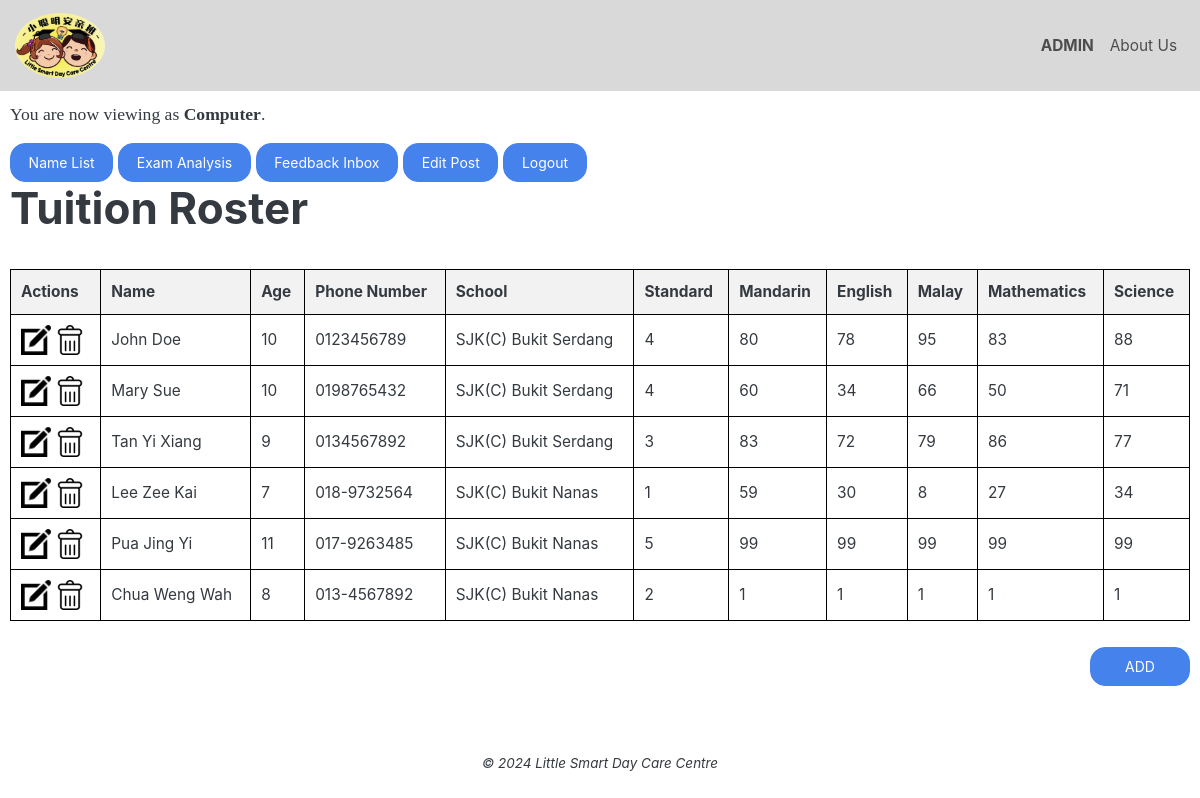
Before: /roster.php with the older database file.
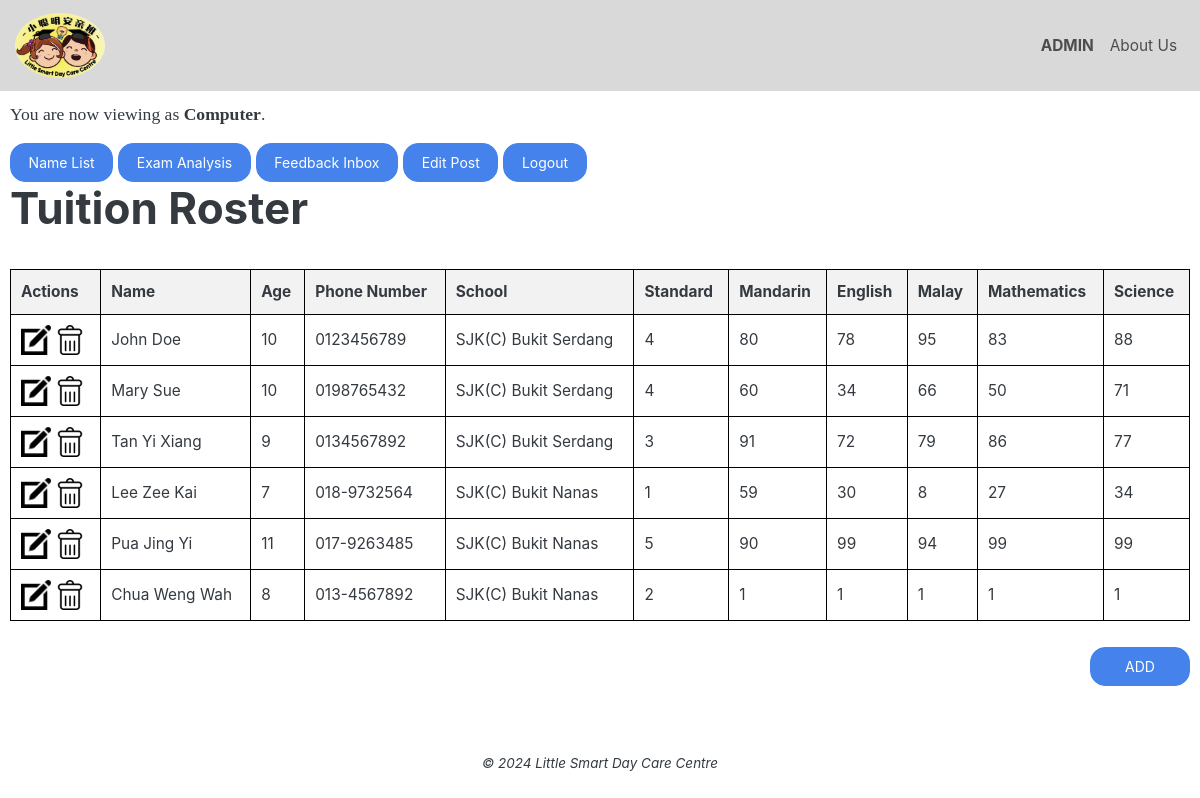
After: the same page with the newer database file.
### tables this page shows
CREATE TABLE `students` (
  `student_id` int(128) NOT NULL,
  `student_name` varchar(255) NOT NULL,
  `age` int(3) NOT NULL,
  `telno` varchar(16) NOT NULL,
  `school` varchar(255) NOT NULL,
  `standard` int(1) NOT NULL,
  `mandarin` int(3) NOT NULL,
  `english` int(3) NOT NULL,
  `malay` int(3) NOT NULL,
  `math` int(3) NOT NULL,
  `science` int(3) NOT NULL
);

### helper_list_roster.php (the view, shortened to what this page needs)
<?php
function buildRoster($list) {
    foreach ($list as $entry) {
        $output = "";
        $output .= <<< ROW
            <tr>
                <td>
                    <a class="img-btn" href="edit_roster.php?id=$entry->student_id">
                        <img src="media/edit_img.png" alt="edit">
                    </a>
                    <a class="img-btn" href="#" data-bs-target="#deleteModal" data-bs-toggle="modal" data-bs-id="$entry->student_id">
                        <img src="media/delete_img.png" alt="delete">
                    </a>
                </td>
                <td>$entry->student_name</td>
                <td>$entry->age</td>
                <td>$entry->telno</td>
                <td>$entry->school</td>
                <td>$entry->standard</td>
                <td>$entry->mandarin</td>
                <td>$entry->english</td>
                <td>$entry->malay</td>
                <td>$entry->math</td>
                <td>$entry->science</td>
            </tr>
        ROW;
        echo $output;
    }
}
function listRoster($conn) {
    $stmt = $conn->prepare("SELECT * FROM students");
    $stmt->execute();
    $result = $stmt->get_result();
    if ($result->num_rows){
        while($row = $result->fetch_object()){
            $resultarr[] = $row;
        }
        return array($resultarr);
    } else {
        return array(null);
    }
}

### roster.php (shortened to what this page needs)
<!DOCTYPE html>
<html lang="en">
<?php
require_once("init_db.php");
include_once "helper_list_roster.php";
?>
<head>
    <link href="https://cdn.jsdelivr.net/npm/bootstrap@5.3.3/dist/css/bootstrap.min.css" rel="stylesheet"
>
    <link rel="stylesheet" href="css/bootstrap.min.css">
        <link rel="stylesheet" href="css/main.css">
</head>
<body>
    <nav class="navbar navbar-expand navbar-light bg-custom">
        <a class="navbar-brand" href="index.html">
            <img src="media/logo.png" class="d-inline-block align-top" alt="day care centre logo">
        </a>
        <ul class="navbar-nav ms-auto">
            <li class="nav-item">
                <b>
                <a class="nav-link" href="roster.php">ADMIN</a>
                </b>
            </li>
            <li class="nav-item">
                <a class="nav-link" href="about.html">About Us</a>
        </ul>
    </nav>
    <section>
        <p id="PC">You are now viewing as <b>Computer</b>.</p>
        <button type="button" class="btn btn-primary mobile" onclick="document.location='roster.php'">Name List</button>
        <button type="button" class="btn btn-primary mobile" onclick="document.location='analysis.php'">Exam Analysis</button>
        <button type="button" class="btn btn-primary mobile" onclick="document.location='feedback.html'">Feedback Inbox</button>
        <button type="button" class="btn btn-primary mobile" onclick="document.location='list_post.html'">Edit Post</button>
        <button type="button" class="btn btn-primary mobile" onclick="document.location='index.html'">Logout</button>
        <h1>Tuition Roster</h1>
        <br>
        <div id="roster">
            <table id="rosterTable">
                <tr>
                    <th>Actions</th>
                    <th>Name</th>
                    <th>Age</th>
                    <th>Phone Number</th>
                    <th>School</th>
                    <th>Standard</th>
                    <th>Mandarin</th>
                    <th>English</th>
                    <th>Malay</th>
                    <th>Mathematics</th>
                    <th>Science</th>
                </tr>
                <?php
                    [$list] = listRoster($conn);
                    buildRoster($list);
                ?>
            </table>
        </div>
        <br>
        <button type="button" class="btn btn-primary crud" onclick="document.location='add_roster.php'">ADD</button>
    </section>
    <br><br>
    <footer>
        <small><i>
            © 2024 Little Smart Day Care Centre
        </i></small>
    </footer>
    <br>
    <link rel="stylesheet" href="https://cdn.jsdelivr.net/npm/notyf@3/notyf.min.css">
</body>
</html>

### css/main.css (style rules this page uses)
section { margin: 10px; }
img { max-width: 100%; height: auto; }
.navbar { padding-left: 15px; padding-right: 15px; }
.navbar.bg-custom { background-color: #D9D9D9; }
.navbar-brand { width: 90px; height: auto; }
th { background: #f2f2f2; }
button.crud { float: right; width: 100px; }
#roster { overflow-x: auto; }
#roster table { width: 100%; border-collapse: collapse; white-space: nowrap; }
#roster th, #roster td { border: 1px solid black; padding: 10px; text-align: left; }
#roster th { position: sticky; top: 0; }
.img-btn img { max-width: 30px; height: auto; }
a.img-btn { text-decoration: none; }
footer { text-align: center; }
body { min-height: 100vh; display: grid; grid-template-rows: auto 1fr auto; }

Changed rows visible on the page:
changed students "Tan Yi Xiang": mandarin "83" → "91"
changed students "Pua Jing Yi": mandarin "99" → "90"; malay "99" → "94"
